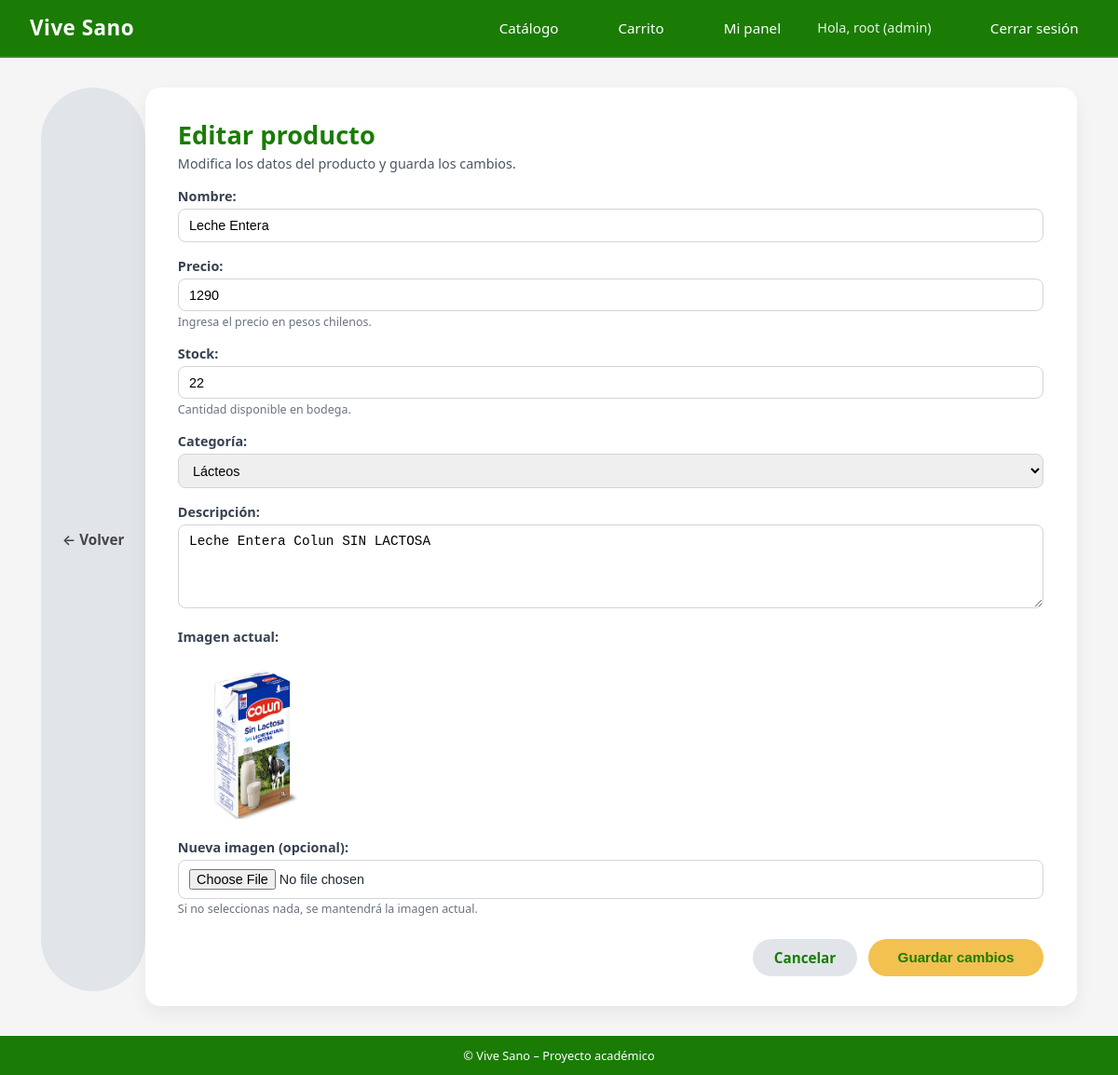
Screenshot of /productos/admin-editar/1/ (signed in) with the database file from the repository.
### usuarios/models.py (models this page shows, shortened)
class Usuario(AbstractUser):
    TIPO_CLIENTE = [
        ("natural", "Persona Natural"),
        ("empresa", "Empresa"),
        ("admin", "Administrador"),
        ("atencion_cliente", "Atención al Cliente"),
    ]
    rut = models.CharField(max_length=12, unique=True, blank=True, null=True)
    tipo_cliente = models.CharField(
        max_length=20,
        choices=TIPO_CLIENTE,
        default="natural"
    )

### productos/models.py (models this page shows, shortened)
class Producto(models.Model):
    CATEGORIAS = [
        ("organicos", "Orgánicos"),
        ("harinas", "Harinas"),
        ("sin gluten", "Sin Gluten"),
        ("s/lacteos", "Sin Lácteos"),
        ("bebidas", "Bebidas"),
        ("snacks", "Snacks"),
        ("suplementos", "Suplementos"),
        ("otros", "Otros"),
    ]
    nombre = models.CharField(max_length=100)
    descripcion = models.TextField(blank=True)
    precio = models.DecimalField(max_digits=10, decimal_places=0)
    stock = models.PositiveIntegerField(default=0)
    categoria = models.CharField(max_length=20, choices=CATEGORIAS, default="otros")
    activo = models.BooleanField(default=True)
    imagen = models.ImageField(
        upload_to="productos/",
        blank=True,
        null=True,
    )
    creado = models.DateTimeField(auto_now_add=True)
    actualizado = models.DateTimeField(auto_now=True)

### usuarios/decoradores.py (the view)
        def _wrapped_view(request, *args, **kwargs):
            user = request.user
            if not user.is_authenticated:
                return redirect("login")
            if user.is_superuser:
                return view_func(request, *args, **kwargs)
            if user.tipo_cliente not in roles_permitidos:
                raise PermissionDenied
            return view_func(request, *args, **kwargs)

### productos/views.py (called while the page is built, shortened)
@admin_required
def editar_producto(request, id):
    producto = get_object_or_404(Producto, id=id)
    return render(request, "productos/editar.html", {"producto": producto})

### usuarios/decoradores.py (called while the page is built)
def rol_requerido(roles_permitidos):
    def decorator(view_func):
        def _wrapped_view(request, *args, **kwargs):
            user = request.user
            if not user.is_authenticated:
                return redirect("login")
            if user.is_superuser:
                return view_func(request, *args, **kwargs)
            if user.tipo_cliente not in roles_permitidos:
                raise PermissionDenied
            return view_func(request, *args, **kwargs)
        return _wrapped_view
    return decorator

### productos/templates/productos/editar.html (shortened to what this page needs)
{% extends 'core/base.html' %}
{% block content %}
<div class="admin-page-container">
  <a href="{% url 'dashboard' %}" class="btn btn-secondary"
   style="
        display: inline-flex;
        align-items: center;
        gap: 6px;
        text-decoration: none;
        color: #000000b3;
        font-weight: 600;
        margin-bottom: 1rem;
   ">
    ← Volver
    </a>
  <div class="admin-card form-card">
    <h1 class="admin-title">Editar producto</h1>
    <p class="admin-subtitle">
      Modifica los datos del producto y guarda los cambios.
    </p>
    <form method="POST" enctype="multipart/form-data">
      <div class="form-group">
        <label class="form-label">Nombre:</label>
        <input type="text" name="nombre" value="{{ producto.nombre }}" required>
      </div>
      <div class="form-group">
        <label class="form-label">Precio:</label>
        <input type="number" name="precio" step="0.01" min="1" value="{{ producto.precio }}" required>
        <small class="form-help">Ingresa el precio en pesos chilenos.</small>
      </div>
      <div class="form-group">
        <label class="form-label">Stock:</label>
        <input type="number" name="stock" min="0" value="{{ producto.stock }}" required>
        <small class="form-help">Cantidad disponible en bodega.</small>
      </div>
      <div class="form-group">
        <label class="form-label">Categoría:</label>
        <select name="categoria">
          <option value="lacteos" {% if producto.categoria == "lacteos" %}selected{% endif %}>Lácteos</option>
        </select>
      </div>
      <div class="form-group">
        <label class="form-label">Descripción:</label>
        <textarea name="descripcion">{{ producto.descripcion }}</textarea>
      </div>
      {% if producto.imagen %}
      <div class="form-group">
        <label class="form-label">Imagen actual:</label><br>
        <img src="{{ producto.imagen.url }}" alt="{{ producto.nombre }}" style="max-width: 160px; border-radius: 8px;" required>
      </div>
      {% endif %}
      <div class="form-group">
        <label class="form-label">Nueva imagen (opcional):</label>
        <input type="file" name="imagen" accept="image/*">
        <small class="form-help">Si no seleccionas nada, se mantendrá la imagen actual.</small>
      </div>
      <div class="form-actions">
        <a href="{% url 'listar_productos' %}" class="btn btn-secondary">Cancelar</a>
        <button type="submit" class="btn btn-primary">Guardar cambios</button>
      </div>
    </form>
  </div>
</div>
{% endblock %}

### core/templates/core/base.html (shortened to what this page needs)
{% load static %}
<!DOCTYPE html>
<html>
<head>
    <link rel="stylesheet" href="{% static 'core/css/styles.css' %}">
</head>
<body>
<div class="site-wrapper">
    <header>
    <nav class="navbar">
        <div class="navbar-logo">
            Vive Sano
        </div>
        <div class="navbar-nav">
            <a href="{% url 'catalogo_productos' %}">Catálogo</a>
            {% if user.is_authenticated %}
                <a href="{% url 'ver_carrito' %}">Carrito</a>
                <a href="{% url 'dashboard' %}">Mi panel</a>
                <span class="navbar-user">
                    Hola, {{ user.username }} ({{ user.tipo_cliente }})
                </span>
                <a href="{% url 'logout' %}">Cerrar sesión</a>
            {% else %}
                <a href="{% url 'login' %}">Iniciar sesión</a>
                <a href="{% url 'registrar' %}">Crear cuenta</a>
            {% endif %}
        </div>
    </nav>
    </header>
    <main>
        {% block content %}{% endblock %}
    </main>
    <footer class="footer">
        © {{ now|date:"Y" }} Vive Sano – Proyecto académico
    </footer>
</div>
</body>
</html>

### core/static/core/css/styles.css (style rules this page uses)
* { margin: 0; padding: 0; box-sizing: border-box; }
body { font-family: system-ui, -apple-system, BlinkMacSystemFont, "Segoe UI", sans-serif; background-color: #f5f5f5; color: #1f2933; }
.site-wrapper { min-height: 100vh; display: flex; flex-direction: column; }
main { flex: 1; }
.navbar { background-color:hsl(109, 94%, 25%); color: #ffffff; padding: 0.75rem 2rem; display: flex; align-items: center; justify-content: space-between; }
.navbar-logo { font-weight: 700; letter-spacing: 2px; }
.navbar-nav a { color: #ffffff; text-decoration: none; margin-left: 1.5rem; font-size: 0.95rem; }
.navbar-user { font-size: 0.85rem; }
.navbar { background-color: hsl(109, 94%, 25%); padding: 0.9rem 2rem; color: white; display: flex; justify-content: space-between; align-items: center; border-bottom: 2px solid rgba(255, 255, 255, 0.12); }
.navbar-logo { font-size: 1.4rem; font-weight: 700; letter-spacing: 0.5px; }
.navbar-nav { display: flex; align-items: center; gap: 1.2rem; }
.navbar-nav a { color: white; text-decoration: none; font-weight: 500; padding: 0.35rem 0.65rem; border-radius: 6px; transition: background 0.2s ease; }
.navbar-user { font-size: 0.9rem; opacity: 0.9; padding: 0.25rem 0.6rem; border-radius: 6px; }
.btn { display: inline-block; padding: 0.6rem 1.4rem; border-radius: 999px; border: none; cursor: pointer; font-size: 0.95rem; font-weight: 600; text-decoration: none; text-align: center; }
.btn-primary { background-color: #f2c14f; color:hsl(109, 94%, 25%); }
.btn-secondary { background-color: #e1e5ea; color:hsl(109, 94%, 25%); }
.form-group { margin-bottom: 1rem; }
.form-label { font-size: 0.9rem; margin-bottom: 0.3rem; display: block; color: #cbd2e1; }
.footer { background-color: hsl(109, 94%, 25%); color: #ffffff; text-align: center; padding: 0.75rem; font-size: 0.8rem; }
.btn-primary { padding: 0.7rem 2rem; background: #f2c14f; border-radius: 50px; text-decoration: none; font-weight: bold; color: hsl(109, 94%, 25%); transition: 0.2s; }
.admin-page-container { display: flex; justify-content: center; padding: 2rem 1rem; }
.admin-card { width: 100%; max-width: 1000px; background-color: #ffffff; border-radius: 16px; padding: 2rem 2.2rem; box-shadow: 0 8px 20px rgba(0,0,0,0.06); }
.admin-title { font-size: 1.7rem; color: hsl(109, 94%, 25%); }
.admin-subtitle { font-size: 0.9rem; color: #4b5563; margin-top: 0.2rem; }
.admin-title { font-size: 1.7rem; color: hsl(109, 94%, 25%); margin: 0; }
.form-card form { margin-top: 1rem; }
.form-label { display: block; font-size: 0.9rem; font-weight: 600; margin-bottom: 0.25rem; color: #374151; }
.form-group input[type="text"], .form-group input[type="number"], .form-group input[type="file"], .form-group input[type="email"], .form-group select, .form-group textarea { width: 100%; padding: 0.55rem 0.7rem; border-radius: 8px; border: 1px solid #d1d5db; font-size: 0.9rem; }
.form-group textarea { min-height: 90px; resize: vertical; }
.form-help { display: block; font-size: 0.78rem; color: #6b7280; margin-top: 0.15rem; }
.form-actions { margin-top: 1.5rem; display: flex; justify-content: flex-end; gap: 0.75rem; }

### rows the page displays
Usuario: username "root", tipo_cliente "admin"
Producto: nombre "Leche Entera", precio "1290", stock "22", categoria "Lácteos", descripcion "Leche Entera Colun SIN LACTOSA", imagen (picture)
